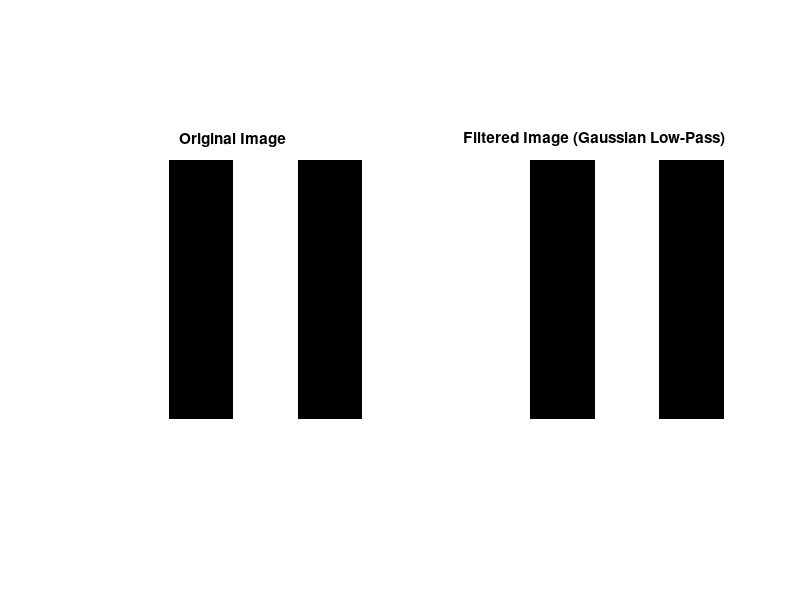

This chart was generated by the following MATLAB code:
clc;
clear all;

% Read the cameraman image (if not already in your workspace)
image = [1 0 1 0; 1 0 1 0; 1 0 1 0; 1 0 1 0];

image = fftshift(image);
% Get image dimensions
[m, n] = size(image);

% Filter parameters
sigma = 1; % Standard deviation for Gaussian filter

% Create Gaussian filter
[x, y] = meshgrid(-n/2:n/2-1, -m/2:m/2-1);

distances = sqrt(x.^2 + y.^2);

gaussian_filter = exp(-((distances).^2) / (2*sigma^2));


% Compute Fourier transform of the image
F = fftshift(fft2(image));

% Apply the filter in the frequency domain
filtered_image_F = F .* gaussian_filter;

% Inverse Fourier transform to get the filtered image
filtered_image = ifft2(filtered_image_F);

filtered_image1 = ifftshift(filtered_image);
% Display the original and filtered images
subplot(1, 2, 1);
imshow(image);
title('Original Image');

subplot(1, 2, 2);
imshow(abs(filtered_image), []);
title('Filtered Image (Gaussian Low-Pass)');
